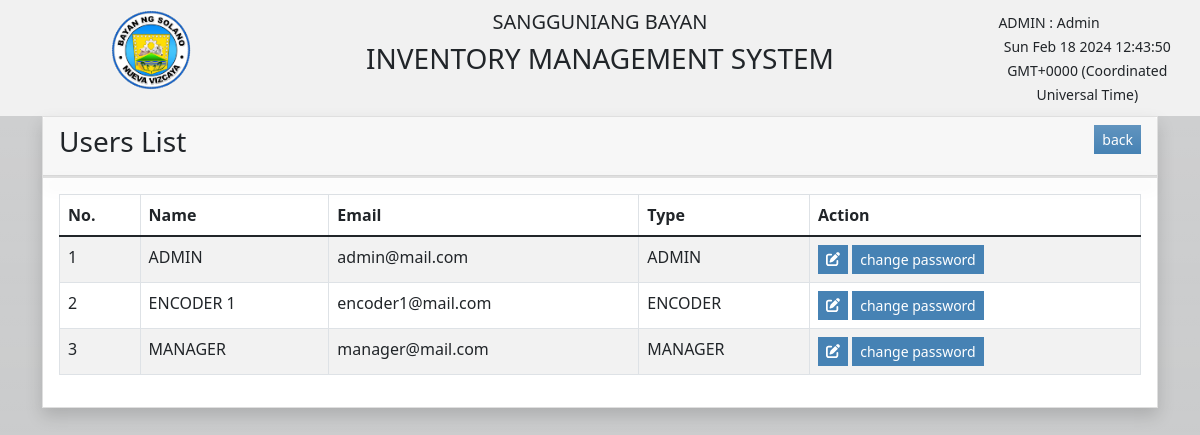
/user.php (signed in), run on the app's committed database.
### tables this page shows
CREATE TABLE `tbl_user` (
  `userid` int(11) NOT NULL,
  `email` varchar(100) NOT NULL,
  `password` varchar(100) NOT NULL,
  `name` varchar(50) NOT NULL,
  `type` varchar(50) NOT NULL,
  `status` varchar(50) NOT NULL,
  `date_created` timestamp NOT NULL DEFAULT current_timestamp()
);

### user.php (the view, shortened to what this page needs)
<?php
    include('template/header.php');
?>
<?php
include('template/container.php');
if(isset($_SESSION['type'])){
?>
<div class="row">
		<div class="col-lg-12">
			    <div class="card card-default rounded-0 shadow">
                    <div class="card-header">
                        <div class="row">
							<div class="col-lg-6 col-md-4 col-sm-8 col-xs-6">
									<h3 class="card-title">Users List</h3>
							</div>
                            <div class="col-lg-6 col-md-6 col-sm-4 col-xs-6 text-end">
                                    <a href="home.php" name="backtohome" class="btn btn-primary btn-sm bg-gradient rounded-0 back">back</a>
                            </div>
					    </div>
                </div>
                <div class="card card-default rounded-0 shadow">
                </div>
                <div class="card-body">
                    <div class="row">
                    	<div class="col-sm-12 table-responsive">
                    		<table id="userList" class="table table-bordered table-striped">
                    			<thead>
                                    <tr>
                                        <th>No.</th>
                                        <th>Name</th>
                                        <th>Email</th>
                                        <th>Type</th>
                                        <th>Action</th>
                                    </tr>
                                </thead>
                                <tbody>
                                    <?php
                                        if(isset($_GET['search'])){
                                            $filter_val = $_GET['search'];
                                            $res = $conn->query("SELECT *, ROW_NUMBER() OVER(ORDER BY cat_name ASC) AS Row FROM tbl_user WHERE  CONCAT(cat_name) LIKE '%$filter_val%' AND status!='deleted' ") or die($conn->error);
                                        }else{
                                            $res = $conn->query("SELECT *,ROW_NUMBER() OVER(ORDER BY name ASC) AS Row  FROM tbl_user WHERE status!='deleted' AND type !='superadmin' ") or die($conn->error);
                                        }
                                    while ($row=$res->fetch_assoc()): ?>
                                    <tr>
                                        <td><?php echo $row['Row']; ?></td>
                                        <td><?php echo strtoupper($row['name']); ?></td>
                                        <td><?php echo $row['email']; ?></td>
                                        <td><?php echo strtoupper($row['type']); ?></td>
                                        <td>
                                            <a href="user.php?edit=<?php echo $row['userid']; ?>"
                                                class="btn btn-primary rounded-0 btn-sm"><i class="fa-solid fa-pen-to-square"></i> </a>
                                            <a href="user.php?changepassword=<?php echo $row['userid']; ?>"
                                                class="btn btn-primary rounded-0 btn-sm">change password </a>
                                        </td>
                                    </tr>
                                    <?php endwhile; ?>
                                </tbody>
                    		</table>
                    	</div>
                    </div>
                </div>
            </div>
        </div>
    </div>
</div>
<?php
}
else{
    header("Location: index.php");
}
?>

### assets/style.css (style rules this page uses)
html, body { height: 100% !important; width: 100% !important; }

### template/container.php (style rules this page uses)
.navbar,.btn-primary { background-color:#4682B4 !important; border:none; }

### data on the page
tbl_user: Row "1", name "ADMIN", email "admin@mail.com", type "ADMIN"
tbl_user: Row "2", name "ENCODER 1", email "encoder1@mail.com", type "ENCODER"
tbl_user: Row "3", name "MANAGER", email "manager@mail.com", type "MANAGER"

### other printed values
$_SESSION['type'] "ADMIN"
$_SESSION['user_name'] "Admin"
